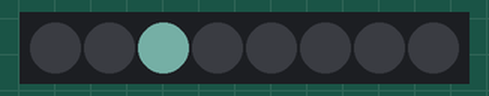
Simulated run of this program. Board: BBC micro:bit running MicroPython. On the bench: 8 RGB LEDs in strip order, left to right. Dim RGB values are drawn brighter than linear; random numbers come from a fixed seed.

Above: at 0.15 s.
At 5.34 s:
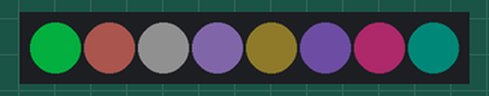
At 9.92 s:
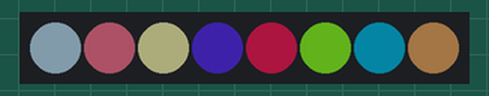
At 19.99 s:
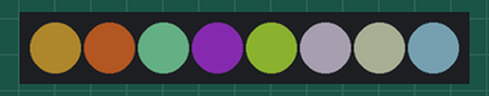
At 29.76 s:
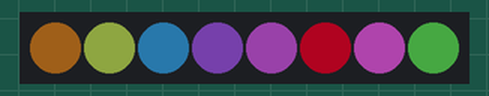
At 39.83 s:
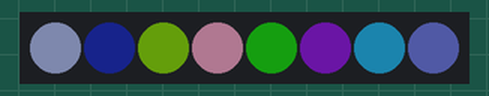
Timing chart, 0 to 40.0 s (numbered marks = the images above):
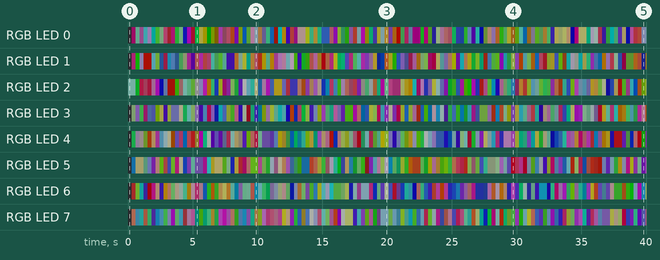

Measured:
- by itself, RGB LED 1: off → RGB(49, 10, 33) at 0.31 s, → RGB(5, 55, 1) 0.31 s later, → RGB(39, 37, 50) 0.31 s later, → RGB(46, 4, 1) 0.31 s later, … (128 changes in this stretch)
- by itself, RGB LED 2: off → RGB(36, 54, 51) at 0.00 s, → RGB(2, 46, 10) 0.61 s later, → RGB(53, 8, 21) 0.31 s later, → RGB(34, 13, 19) 0.31 s later, … (127 changes in this stretch)

The program:

twinkle.py
```python
from microbit import *
from neopixel import *
import random

MAX = 60
n = NeoPixel(pin0, 8)

while True:
    i=random.randrange(8)
    r=random.randrange(MAX)
    g=random.randrange(MAX)
    b=random.randrange(MAX)
    n[i]=(r,g,b)
    n.show()
    sleep(10)
```
